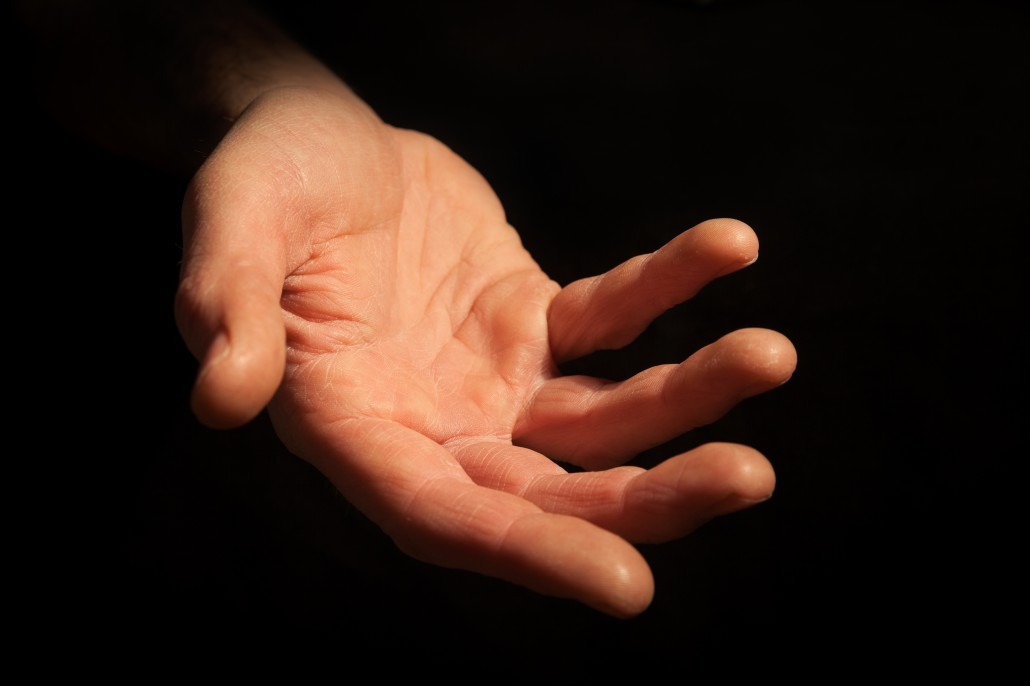
#> input picture hand.jpg, 1030 x 686 px
$ python ConvexHull.py
#> lines starting #> are read from the running program, lines starting #| are printed output that depends on the picture; after the words box and inside, x2 and y2 are one past the last pixel; in counts of white or black regions, pixels touching at a corner belong together
import numpy as np
import cv2
from PIL import Image
from matplotlib import pyplot as plt


def show(img):
    plt.imshow(img, cmap='gray')
    plt.xticks([])
    plt.yticks([])

img_original = cv2.imread('hand.jpg', 0)
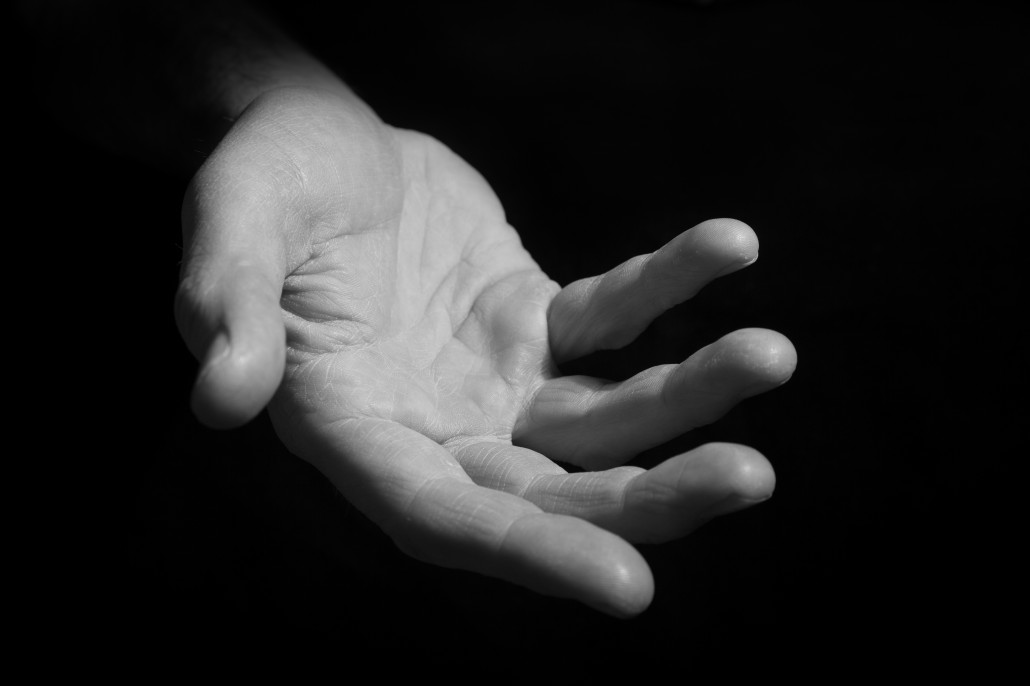
#> img_original: shape (686, 1030); min 0, max 224, mean 35.9
h, w = img_original.shape
#> h = 686; w = 1030
img = np.zeros((h+160,w), np.uint8)
img[80:-80,:] = img_original
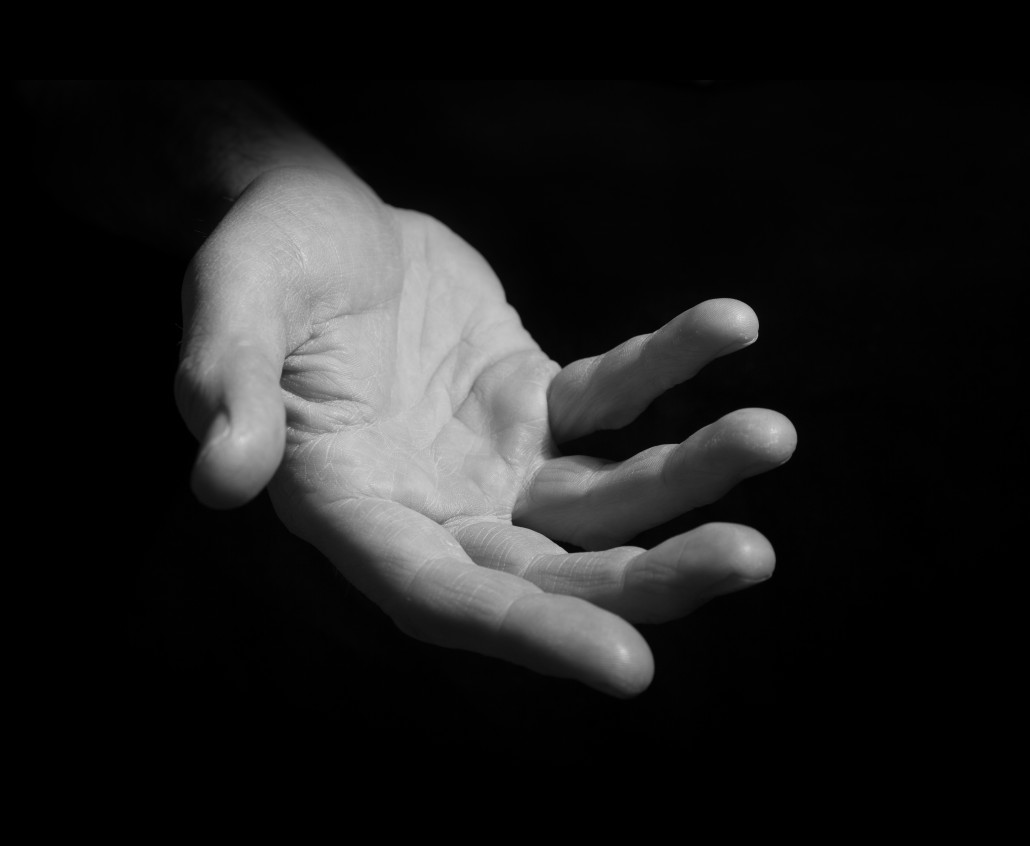
#> img: shape (846, 1030); min 0, max 224, mean 29.1
plt.figure(figsize=(15,5))
plt.subplot(131)
show(img)
blur = cv2.GaussianBlur(img,(5,5),0)
plt.subplot(132)
show(blur)
_, threshold = cv2.threshold(blur,0,255,cv2.THRESH_BINARY+cv2.THRESH_OTSU)
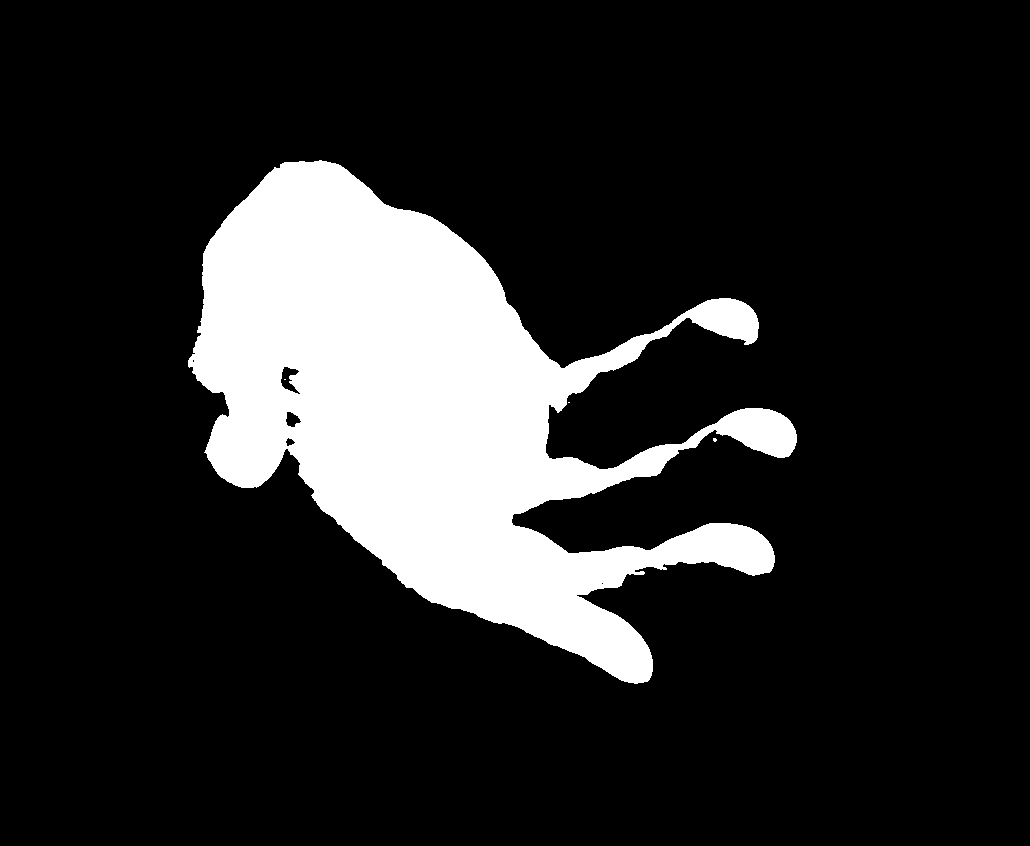
#> threshold: shape (846, 1030); 16% white; 4 white regions (3 under 20 px), largest, box (x1, y1, x2, y2) and area: (188, 160, 797, 684) 139021
plt.subplot(133)
show(threshold)
plt.tight_layout()
plt.show()
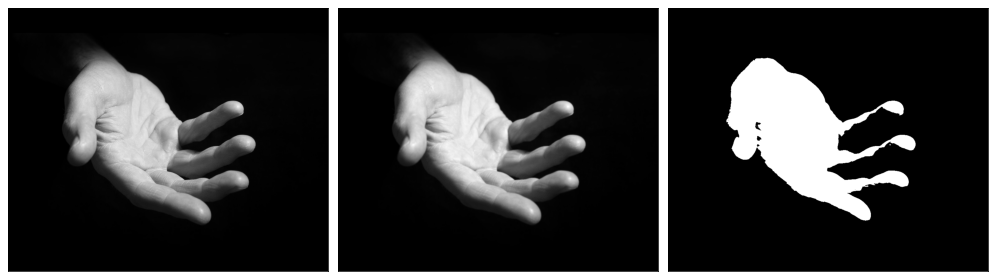
#> figure drawn by matplotlib, 3 panels

image = cv2.imread("hand.jpg", 0)


#Predefining a constant k as the centroid point for the palm
#k = 1

#Resize image
# width, height = 300, 300
# hand = cv2.resize(image, (width, height))
#
# ret, threshold = cv2.threshold(hand, 10, 255, cv2.THRESH_BINARY)
#
# contours, hierachy = cv2.findContours(threshold, cv2.RETR_TREE, cv2.CHAIN_APPROX_SIMPLE)
#
# hull = [cv2.convexHull(c) for c in contours]
# final = cv2.drawContours(hand, hull, -1, (255, 255, 255))

#Finding centroid point of palm
M = cv2.moments(threshold)
#> M = moments, m00 35454690, centre m10/m00, m01/m00 = (431.5, 407.8)
h, w = img.shape
#> h = 846
x_c = M['m10'] // M['m00']
#> x_c = 431
y_c = M['m01'] // M['m00']
#> y_c = 407
plt.figure(figsize=(15,5))
plt.subplot(121)
show(threshold)
plt.plot(x_c, y_c, 'bx', markersize=10)
kernel = np.array([[0, 1, 0],
                   [1, 1, 1],
                   [0, 1, 0]]).astype(np.uint8)
erosion = cv2.erode(threshold,kernel,iterations=1)
#> erosion: shape (846, 1030); 15.6% white; 2 white regions (1 under 20 px), largest, box (x1, y1, x2, y2) and area: (189, 161, 796, 683) 135977
boundary = threshold - erosion
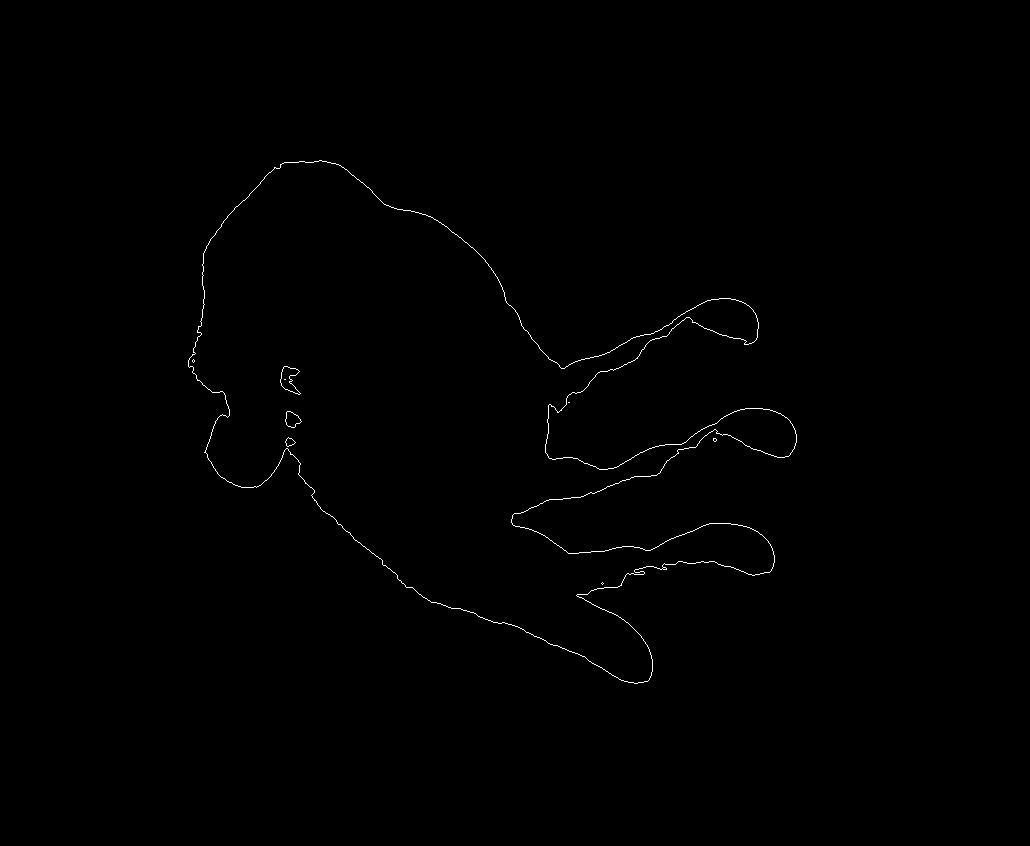
#> boundary: shape (846, 1030); 0.35% white in thin lines or dots, all inside (x1, y1, x2, y2) = (188, 160, 797, 684)

centroidPoint, _ = cv2.findContours(boundary, cv2.RETR_TREE, cv2.CHAIN_APPROX_NONE)
#> centroidPoint = 17 contours, 9 with area under 20; largest, box (x1, y1, x2, y2) and area: (188, 160, 797, 684) 138021, (188, 160, 797, 684) 138004, (280, 366, 301, 395) 292, (280, 366, 301, 395) 292, (285, 411, 302, 428) 166, (285, 411, 302, 428) 166, (285, 437, 296, 447) 54, (285, 437, 296, 447) 54
img_c = cv2.cvtColor(img, cv2.COLOR_GRAY2BGR)
centroidPoint = centroidPoint[0]
#> centroidPoint = contour of 9 points, box (x1, y1, x2, y2) (713, 438, 717, 442), area 8
img_cnt = cv2.drawContours(img_c, [centroidPoint], 0, (255,0,0), 2)
plt.subplot(122)
plt.plot(x_c, y_c, 'bx', markersize=10)
show(img_cnt)
plt.tight_layout()
plt.show()
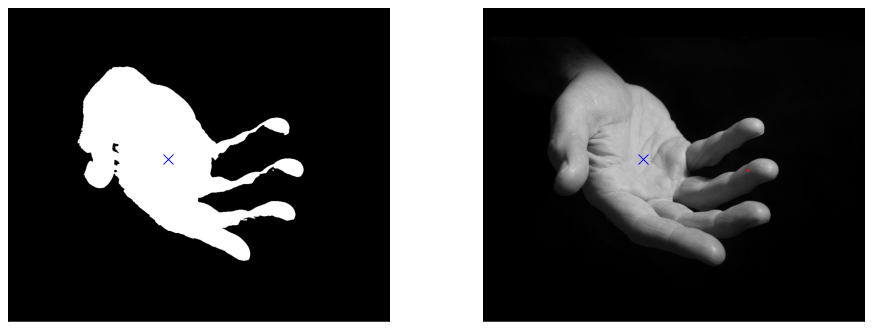
#> figure drawn by matplotlib, 2 panels; B, G, R data is drawn as R, G, B

centroidPoint = centroidPoint.reshape(-1,2)
#> centroidPoint = [[713, 438], [713, 439], [713, 440], [714, 441], [715, 441], [716, 440], [716, 439], [715, 438], [714, 438]]
left_id = np.argmin(centroidPoint.sum(-1))
#> left_id = 0
centroidPoint = np.concatenate([centroidPoint[left_id:,:], centroidPoint[:left_id,:]])


#cv2.imshow('Original', hand)
#cv2.imshow('Thresh', threshold)
#cv2.imshow('Convey Hull', hand)

cv2.waitKey(0)
